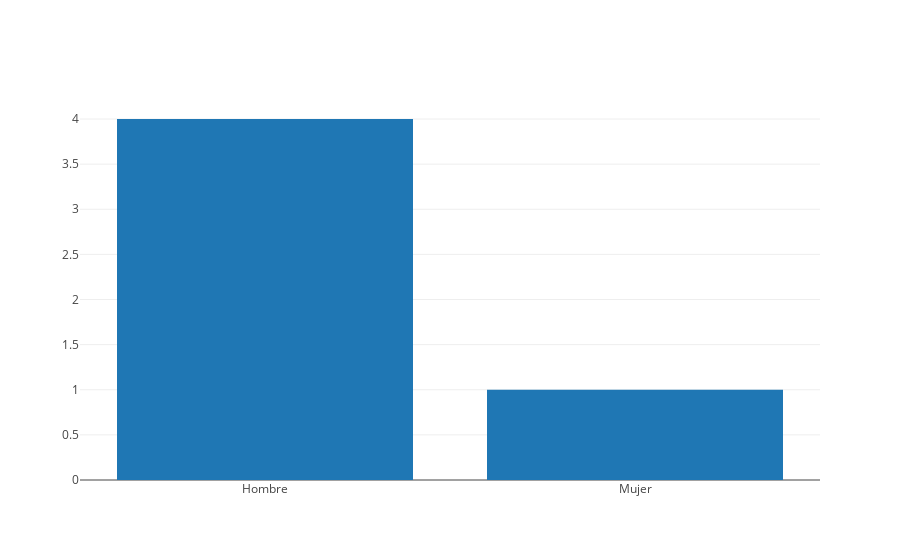
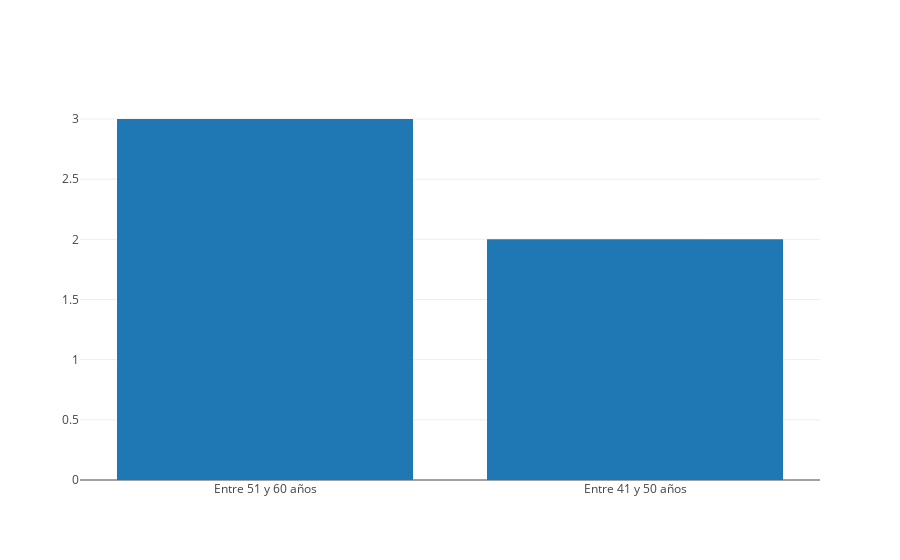
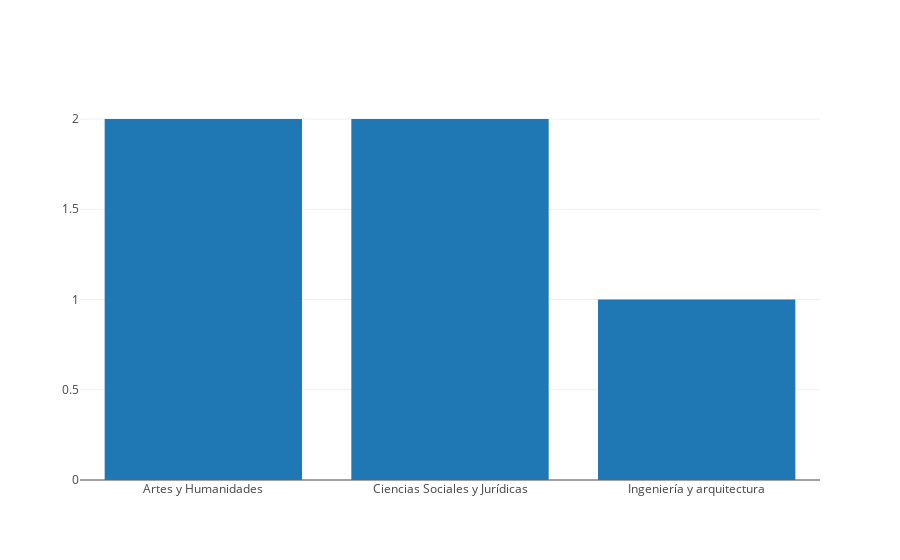
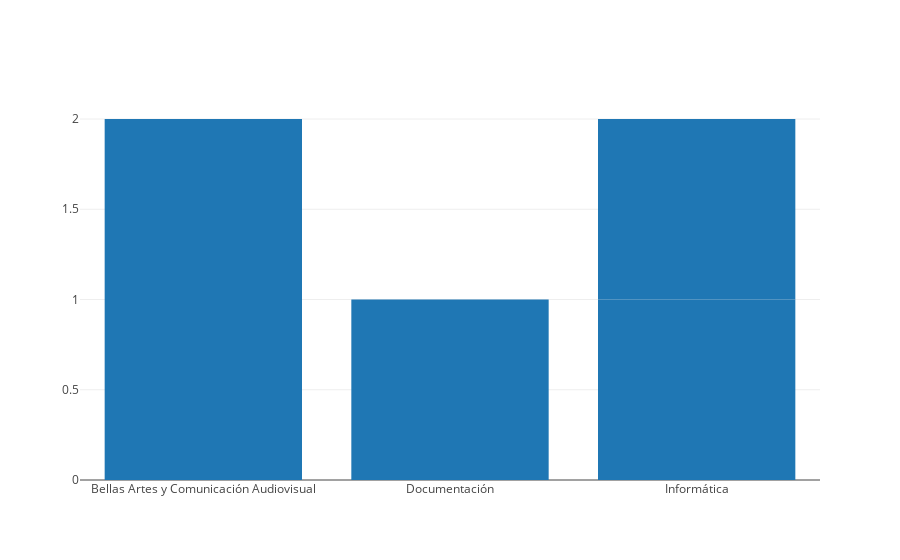

These figures' notebook cell, in order:
### Code cell
columns2analyze = eResponses.columns.values.tolist()

for column in columns2analyze:
    try:
        print(column+'\n')
        display(eResponses[column].describe())

        data = [Bar(x=eResponses[column],
                    y=eResponses[column].value_counts())]

        iplot(data)
        # sns.countplot(x=column, data=expertsResponses_work)
        plt.show()
    except:
        print('ERROR: Column: '+column+' not found')

### Figure 1 — Plotly figure (JSON) as saved in the notebook; plotly's stock layout.template omitted (floating-point values rounded to 4 significant figures)
{"data": [{"type": "bar", "x": ["Hombre", "Mujer", "Hombre", "Hombre", "Hombre"], "y": [4, 1]}], "layout": {}}

### Figure 2 — Plotly figure (JSON) as saved in the notebook; plotly's stock layout.template omitted (floating-point values rounded to 4 significant figures)
{"data": [{"type": "bar", "x": ["Entre 51 y 60 años", "Entre 41 y 50 años", "Entre 41 y 50 años", "Entre 41 y 50 años", "Entre 51 y 60 años"], "y": [3, 2]}], "layout": {}}

### Figure 3 — Plotly figure (JSON) as saved in the notebook; plotly's stock layout.template omitted (floating-point values rounded to 4 significant figures)
{"data": [{"type": "bar", "x": ["Artes y Humanidades", "Ciencias Sociales y Jurídicas", "Ingeniería y arquitectura", "Ingeniería y arquitectura", "Ciencias Sociales y Jurídicas"], "y": [2, 2, 1]}], "layout": {}}

### Figure 4 — Plotly figure (JSON) as saved in the notebook; plotly's stock layout.template omitted (floating-point values rounded to 4 significant figures)
{"data": [{"type": "bar", "x": ["Bellas Artes y Comunicación Audiovisual", "Documentación", "Informática", "Informática", "Comunicación audiovisual"], "y": [2, 1, 1, 1]}], "layout": {}}
